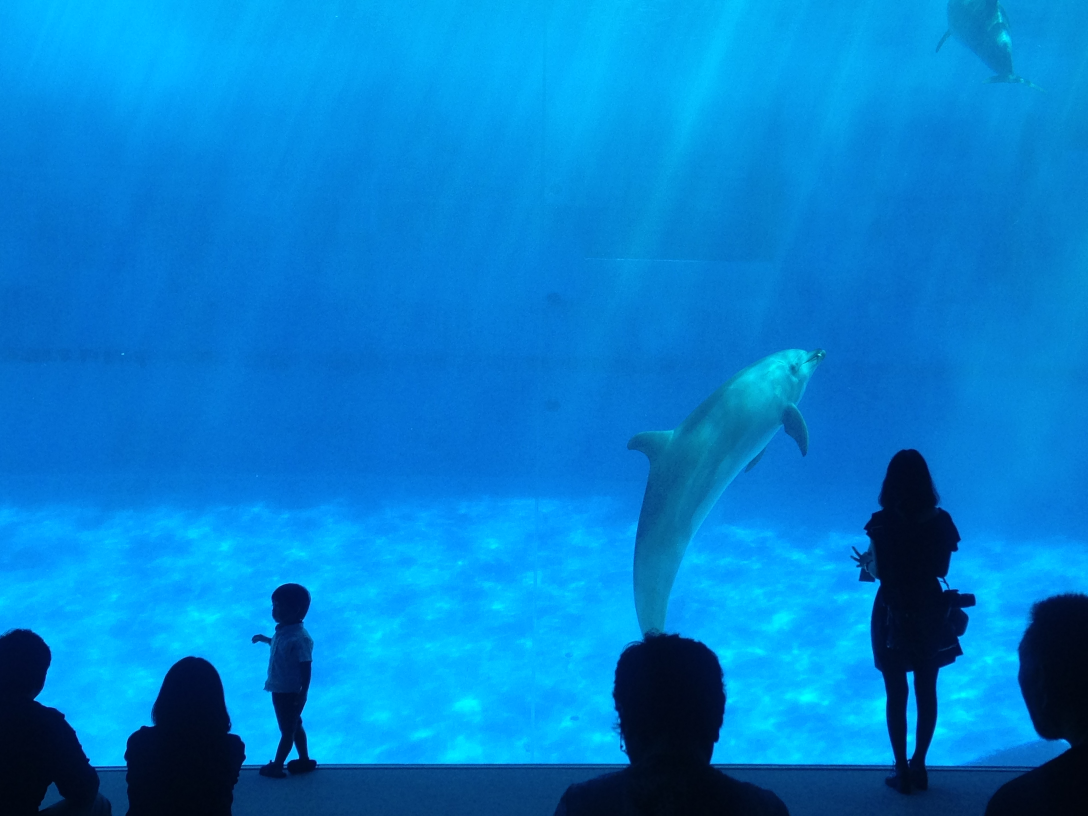
#> input picture 00016_PYTHON_IMAGE_ASPECT_RATE/source/test.jpg, 3264 x 2448 px (shown at 1/3 size)
$ python main.py
#> lines starting #> are read from the running program, lines starting #| are printed output that depends on the picture
# -*- coding: utf-8 -*-

from PIL import Image

class image_aspect():

    def __init__(self, image_file, aspect_width, aspect_height):
#> called with image_file = './source/test.jpg', aspect_width = 1920, aspect_height = 1080
        self.img = Image.open(image_file)
#> self.img is the input picture: PIL image 3264x2448 RGB; mean R, G, B 4.1, 128.1, 205.6
        self.aspect_width = aspect_width
        self.aspect_height = aspect_height
        self.result_image = None

    def change_aspect_rate(self):
        img_width = self.img.size[0]
#> img_width = 3264
        img_height = self.img.size[1]
#> img_height = 2448

        if (img_width / img_height) > (self.aspect_width / self.aspect_height):
            rate = self.aspect_width / img_width
        else:
            rate = self.aspect_height / img_height
#> rate = 0.441

        rate = round(rate, 1)
#> rate = 0.4
        print(rate)
#| 0.4
        self.img = self.img.resize((int(img_width * rate), int(img_height * rate)))
#> self.img: PIL image 1305x979 RGB
        return self

    def past_background(self):
        self.result_image = Image.new("RGB", [self.aspect_width, self.aspect_height], (0, 0, 0, 255))
#> self.result_image: PIL image 1920x1080 RGB; every value is 0
        self.result_image.paste(self.img, (int((self.aspect_width - self.img.size[0]) / 2), int((self.aspect_height - self.img.size[1]) / 2)))
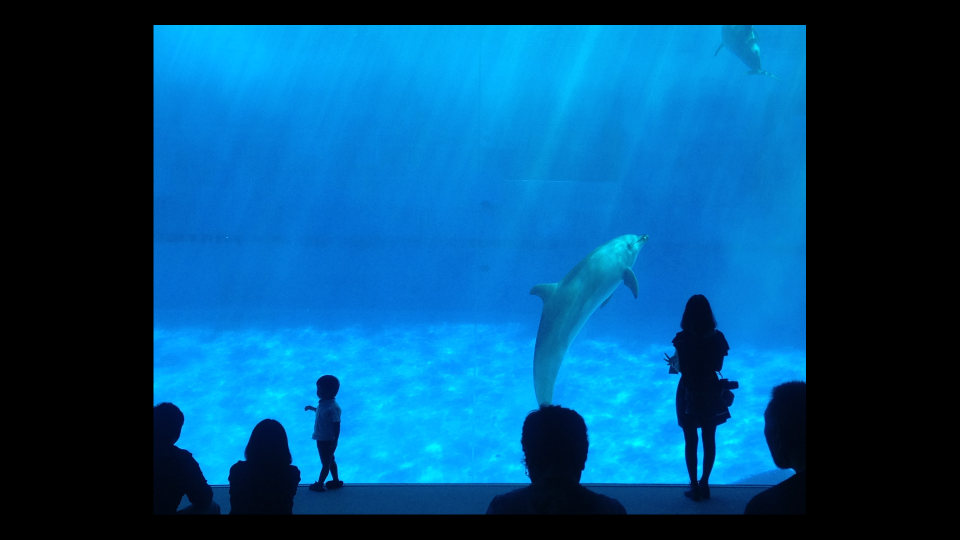
#> self.result_image: PIL image 1920x1080 RGB (shown at 1/2 size); mean R, G, B 2.6, 78.9, 126.7
        return self

    def save_result(self, file_name):
        self.result_image.save(file_name)


if __name__ == "__main__":
    image_aspect("./source/test.jpg", 1920, 1080).change_aspect_rate().past_background().save_result("./target/test.jpg")
